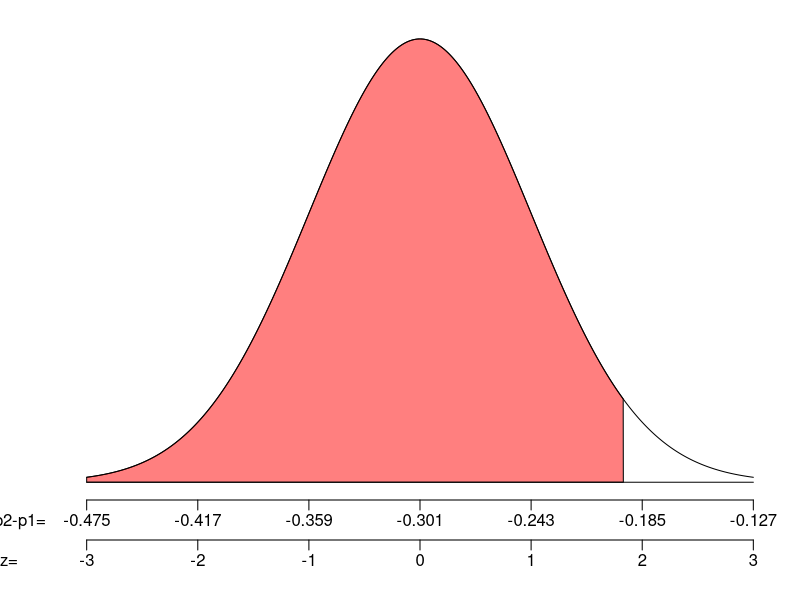

Here is the R script that generated this plot:
## ---- chunk 1
options(scipen=999)
## DATA GENERATION
while(T)
{
    p1 = round(runif(1,0.01,0.99),3)
    p2 = round(runif(1,0.01,0.99),3)
    dp = p2-p1
    n1 = sample(1:10,1)*10^sample(1:3,1)
    n2 = sample(1:10,1)*10^sample(1:3,1)
    se = signif(sqrt(p1*(1-p1)/n1+p2*(1-p2)/n2),3)
    is_norm1 = (p1*n1>10 & (1-p1)*n1>10)
    is_norm2 = (p2*n2>10 & (1-p2)*n2>20)
    if(is_norm1 & is_norm2 & se>0.005)
    {
        break
    }
}
z = round(runif(1,-2.6,2.6),2)
dphat = round(z*se+dp,3)
z = round((dphat-dp)/se,2)
Pr = round(pnorm(z),4)

adj = sample(c("cold","angry","sorry","abysmal",
               "happy", "preoccupied", "sick", "green",
               "fluorescent", "folksy", "reclusive", "omnivorous",
               "special"), 1)
wrd1 = sample(c("less than", "under", "at most", "below"), 1)
## ---- chunk 2
par(mar=c(5,3,1,1))
zs = seq(-3,3,length=1000)
ys = dnorm(zs)
plot(zs, ys, 'l',xlim = c(-3,3), ylim = c(0,0.4),
     ann=FALSE,xaxt="n",yaxt="n",
     lwd=1,bty='n')
axis(side=1, line=0, at=-3:3, labels = FALSE)
mtext(round(p2-p1+(-3:3)*se,3),side=1,line=0.5,at=-3:3)
mtext(c("p2-p1="),line=0.5,side=1,at=-3.6)
axis(side=1, line=2,at=-3:3, labels = FALSE)
mtext(-3:3,side=1,line=2.5,at=-3:3)
mtext(c("z="),line=2.5,side=1,at=-3.7)
polygon(c(zs[zs<=z], z, -3),c(ys[zs<=z], 0, 0), col=rgb(1,0,0,0.5))
lines(c(-3,3),c(0,0),'l',lwd=1)
